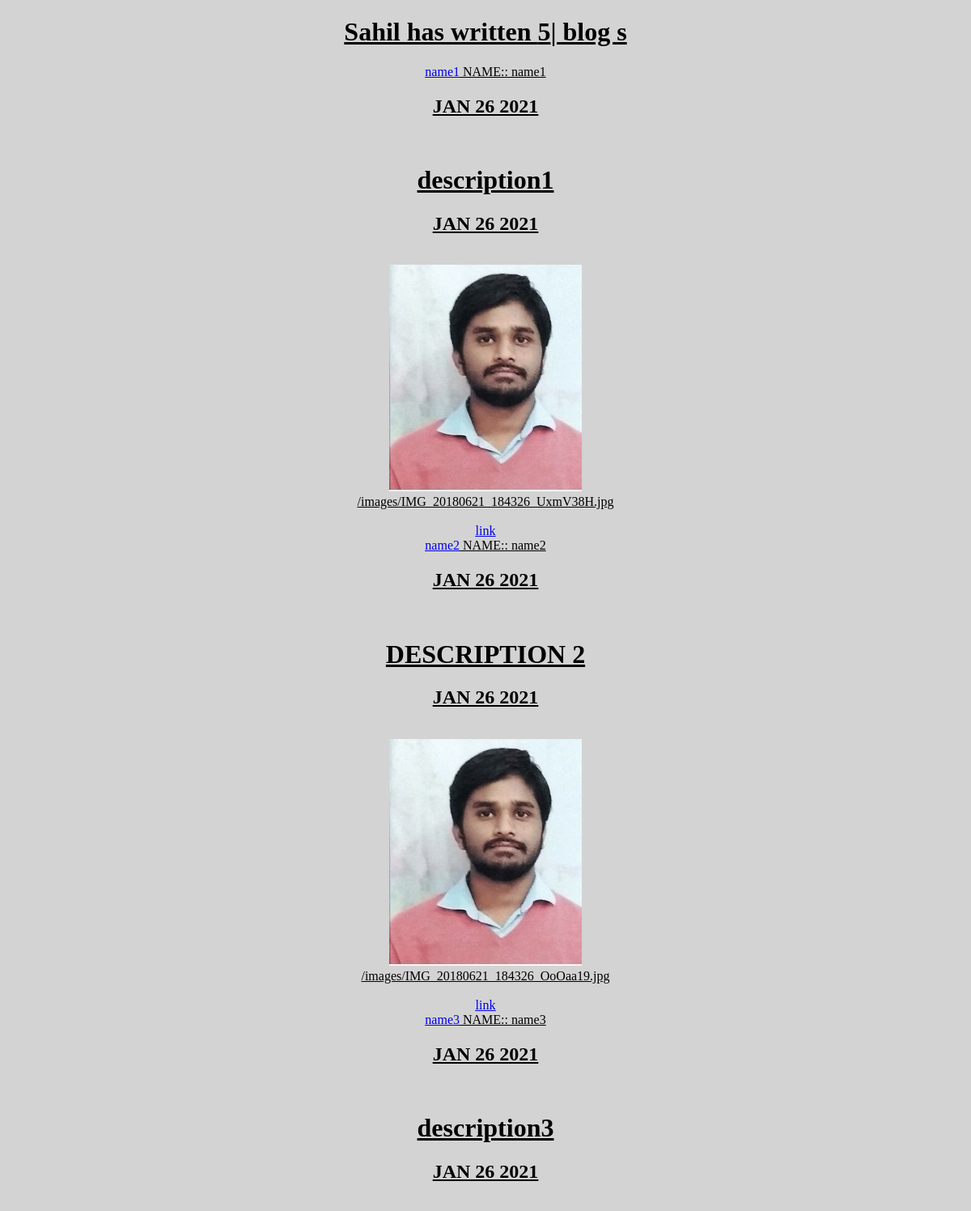
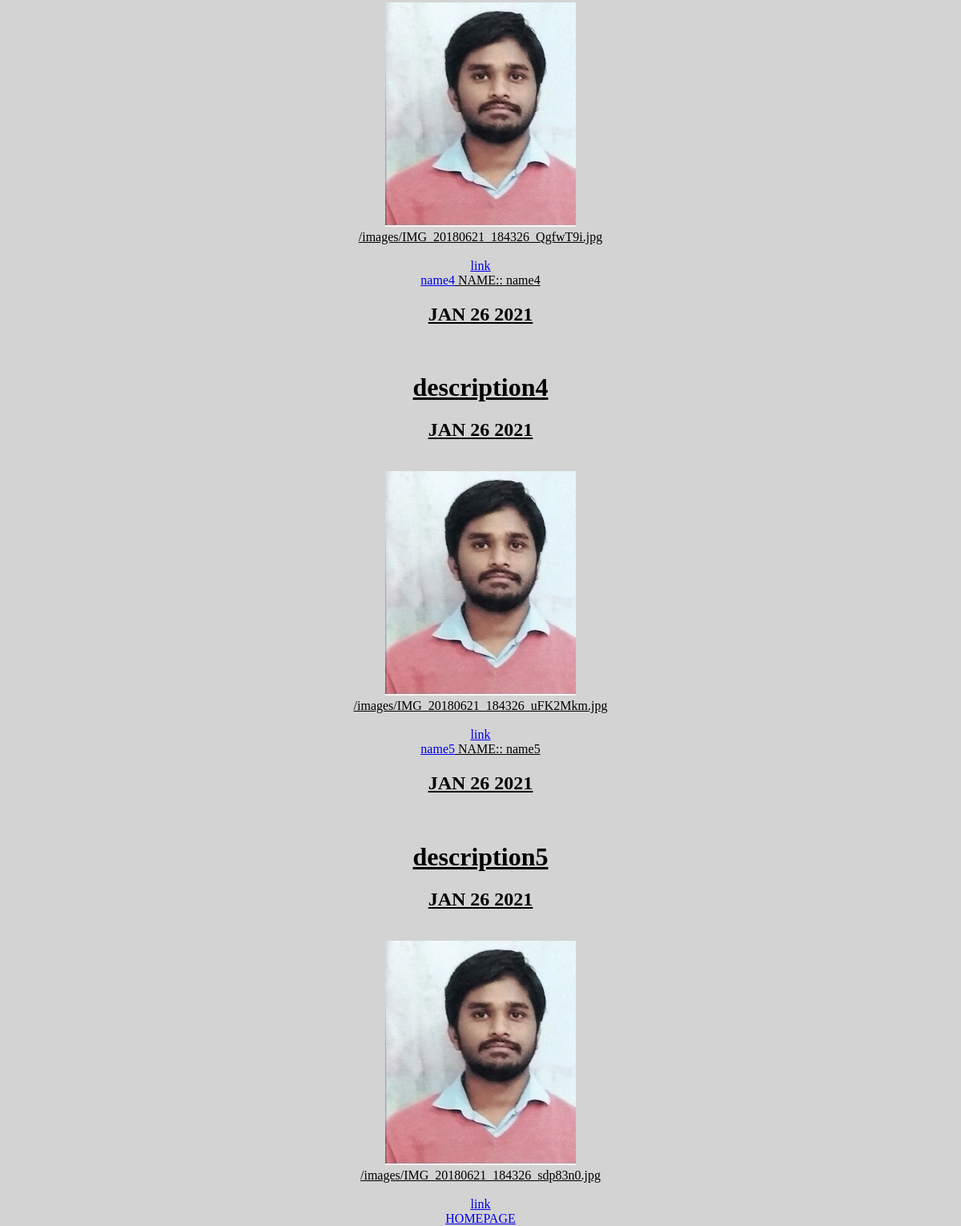
Screenshot of /blog/ with the database file from the repository (2 pictures, top to bottom).
### blog/models.py (models this page shows, shortened)
class Project1(models.Model):
    name=models.CharField(max_length=250)
    description=models.CharField(max_length=300)
    image=models.ImageField(upload_to='images/')
    url=models.URLField(max_length=200 ,blank=True)
    date = models.DateTimeField(default=datetime.now(), blank=True)

### blog/views.py (the view)
# urls.py: path('',views.blo,name='blo'),
def blo(request):
    return render(request,'blog.html',{'q':p})

### blog/templates/blog.html
{% extends 'base.html' %}
{% block content %}
<h1>Sahil has written {{q.count}}| blog {{q.count|pluralize}} </h1>
{% for r in q %}
<a href="{% url 'detail' r.id %}">{{r.name}}</a>
 NAME:: {{r.name}} <br>
 <h2>{{r.date|date:'M d Y'|upper}}</h2> <br>
 <h1>{{r.description}} <br></h1>
 <h2>{{r.date|date:'M d Y'|upper}}</h2> <br>
 <img src="{{r.image.url}}"> <br>
{{r.image.url}} <br>
{% if r.url %} <br>
<a href="{{r.url}}">link</a> <br>
{% endif %}
{% endfor %}
<a href="{% url 'home' %}">HOMEPAGE</a>
{% endblock %}

### portfolio/templates/base.html (shortened to what this page needs)
<!doctype html>
<html lang="en">
  <head>
    {% load static %}
    <link rel="stylesheet" href="{% static 'portfolio/base.css' %}">
  </head>
  <body>
    {% block content %}{% endblock %}
  </body>
</html>

### portfolio/static/portfolio/base.css (style rules this page uses)
body { margin-top: 0px; margin-bottom: 0px; text-align: center; text-decoration: underline; margin:auto; background-color: lightgray; }

### rows the page displays
Project1: name "name1", date "JAN 26 2021", description "description1", image (picture), image "/images/IMG_20180621_184326_UxmV38H.jpg"
Project1: name "name2", date "JAN 26 2021", description "DESCRIPTION 2", image (picture), image "/images/IMG_20180621_184326_OoOaa19.jpg"
Project1: name "name3", date "JAN 26 2021", description "description3", image (picture), image "/images/IMG_20180621_184326_QgfwT9i.jpg"
Project1: name "name4", date "JAN 26 2021", description "description4", image (picture), image "/images/IMG_20180621_184326_uFK2Mkm.jpg"
Project1: name "name5", date "JAN 26 2021", description "description5", image (picture), image "/images/IMG_20180621_184326_sdp83n0.jpg"

### other values shown
{{ q.count }} "5"
